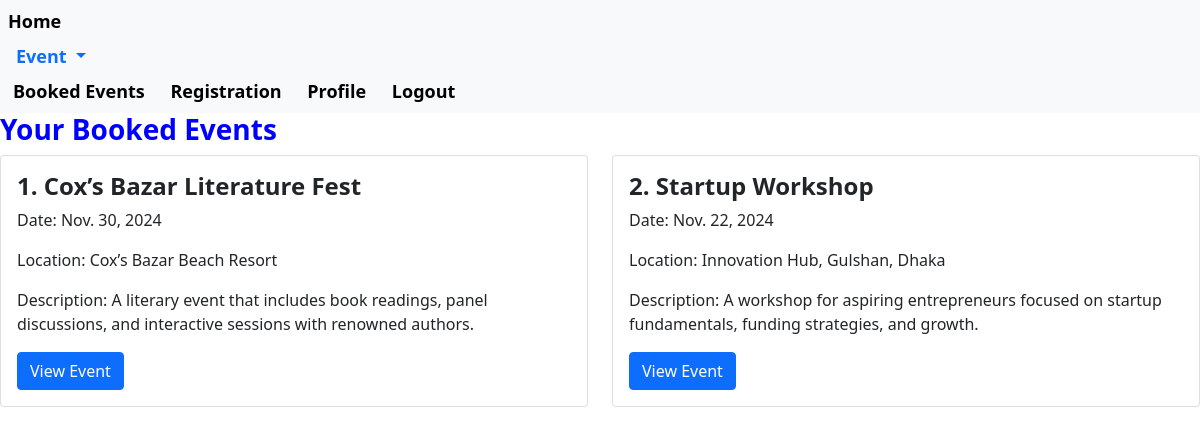
Page /bookings/booked_events/ (signed in) on the committed database.
### bookings/models.py (models this page shows)
class Booking(models.Model):
    user = models.ForeignKey(User, on_delete=models.CASCADE)
    event = models.ForeignKey(Event, on_delete=models.CASCADE, related_name="bookings")
    booked_at = models.DateTimeField(auto_now_add=True)
    class Meta:
        unique_together = ('user', 'event')  # ডুপ্লিকেট বুকিং না করার জন্য

### events/models.py (models this page shows, shortened)
class Event(models.Model):
    event_name = models.CharField(max_length=100)
    date = models.DateField()
    phone_number = models.CharField(max_length=15)
    location = models.CharField(max_length=100)
    description = models.TextField()
    capacity = models.PositiveIntegerField()
    creator = models.ForeignKey(settings.AUTH_USER_MODEL, on_delete=models.CASCADE)

### bookings/views.py (the view)
# urls.py: path('booked_events/', views.booked_events, name='booked_events'),
@login_required
def booked_events(request):
    user_bookings = Booking.objects.filter(user=request.user).select_related('event')
    return render(request, 'bookings/booked_events.html', {'user_bookings': user_bookings})

### bookings/templates/bookings/booked_events.html
{% extends "base.html" %}
{% block content %}
<h3 style="color: blue;"><b>Your Booked Events</b></h3>
<div class="row">
  {% if user_bookings %}
    {% for booking in user_bookings %}
      <div class="col-sm-6">
        <div class="card">
          <div class="card-body">
            <h4 class="card-title"><strong>{{ forloop.counter }}. {{ booking.event.event_name }}</strong></h4>
            <p class="card-text">Date: {{ booking.event.date }}</p>
            <p class="card-text">Location: {{ booking.event.location }}</p>
            <p class="card-text">Description: {{ booking.event.description }}</p>
            <a href="{% url 'view_event' booking.event.id %}" class="btn btn-primary">View Event</a>
          </div>
        </div>
      </div>
    {% endfor %}
  {% else %}
    <p>No events booked yet.</p>
  {% endif %}
</div>
{% endblock content %}

### rows in the picture
Booking: event.event_name "Cox’s Bazar Literature Fest", event "Nov. 30, 2024", event.location "Cox’s Bazar Beach Resort", event.description "A literary event that includes book readings, panel discussions, and interactive sessions with renowned authors."
Booking: event.event_name "Startup Workshop", event "Nov. 22, 2024", event.location "Innovation Hub, Gulshan, Dhaka", event.description "A workshop for aspiring entrepreneurs focused on startup fundamentals, funding strategies, and growth."
